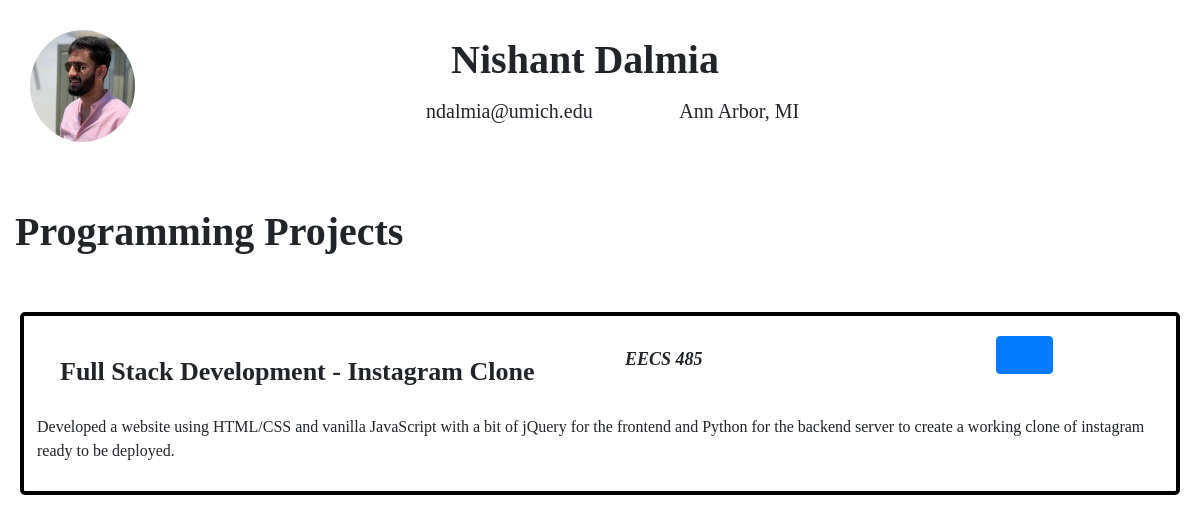
/projects/, run on the app's committed database.
### tables this page shows
CREATE TABLE pposts(
    ppostid INTEGER,
    title VARCHAR(40) NOT NULL,
    description VARCHAR(1000) NOT NULL,
    location VARCHAR(40) NOT NULL,
    link VARCHAR(200) NOT NULL,
    created DATETIME DEFAULT CURRENT_TIMESTAMP,
    PRIMARY KEY(ppostid)
);

### ndalmia/views/projects.py (the view)
@ndalmia.app.route('/projects/', methods=['GET', 'POST'])
def projects():
    connection = ndalmia.model.get_db()
    cur = connection.execute("SELECT * FROM pposts")
    pposts = cur.fetchall()
    admin_logged_in = 'admin' in request.cookies
    context = {'admin_logged_in': admin_logged_in,
               'name': "Nishant Dalmia",
               'email': "ndalmia@umich.edu",
               'location': "Ann Arbor, MI",
               'pposts': pposts}
    return render_template('projects.html', **context)

### ndalmia/model.py (called while the page is built)
def dict_factory(cursor, row):
    return {col[0]: row[idx] for idx, col in enumerate(cursor.description)}

def get_db():
    if 'sqlite_db' not in flask.g:
        db_filename = ndalmia.app.config['DATABASE_FILENAME']
        flask.g.sqlite_db = sqlite3.connect(str(db_filename))
        flask.g.sqlite_db.row_factory = dict_factory
        flask.g.sqlite_db.execute("PRAGMA foreign_keys = ON")
    return flask.g.sqlite_db

### ndalmia/templates/projects.html (shortened to what this page needs)
<!DOCTYPE html>
<html lang="en">
  <head>
    <link rel="stylesheet" href="/static/css/style.css">
    <link rel="stylesheet" href="https://stackpath.bootstrapcdn.com/bootstrap/4.3.1/css/bootstrap.min.css">
  </head>
  <body>
    <div class="row heading">
      <div class="col-md-4">
        <a href="/" > <img class="head_icon" src="/static/images/ndalmia_casual_icon.jpg" /> </a>
      </div>
      <div class="col-md-8">
        <div class="row">
          <div class="name"> {{name}} </div>
        </div>
        <div class="row">
          <div class="col-md-4">
            <div class="emailocation"> {{email}} </div>
          </div>
          <div class="col-md-4">
            <div class="emailocation"> {{location}} </div>
          </div>
        </div>
      </div>
    </div>
    <div class="row subheading"> Programming Projects </div>
    {% for ppost in pposts %}
    <div class="edupost">
        <div class="row">
          <div class="col-md-6">
              <div class="company"> {{ppost.title}} </div>
          </div>
          <div class="col-md-4">
              <div class="location">{{ppost.location}} </div>
          </div>
          <div class="col-md-2">
              <div class="btn btn-primary"> <a href={{ppost.link}}> Link </a> </div>
          </div>
        </div>
        <div class="row">
          <div class="description"> {{ppost.description}} </div>
        </div>
    </div>
    {% endfor %}
  </body>
</html>

### ndalmia/static/css/style.css (style rules this page uses)
.heading { border: 30px; padding: 30px; height: 60%; width: 100%; }
.head_icon { height: 100%; width: 30%; align-content: center; border-radius: 50% }
.name { width: 50%; height: 50px; align-content: center; text-align: center; font-family: "Times New Roman", Times, serif; font-weight: bold; font-size: 40px; }
.emailocation { font-family: "Times New Roman", Times, serif; font-size: 20px; padding: 16px; }
.subheading { border: 30px; padding: 30px; font-family: "Times New Roman", Times, serif; font-weight: bold; font-size: 40px; align-content: center; }
.company { padding: 16px; font-family: "Times New Roman", Times, serif; font-size: 26px; font-weight: bold; }
.location { padding: 10px; font-family: "Times New Roman", Times, serif; font-size: 18px; font-weight: bold; font-style: italic; }
.description { padding: 8px; font-family: "Times New Roman", Times, serif; font-size: 16px; }
.edupost { padding: 20px; border: 4px solid black; border-radius: 5px; margin: 20px; height: 40% width: 100% }

### data on the page
pposts: title "Full Stack Development - Instagram Clone", location "EECS 485", description "Developed a website using HTML/CSS and vanilla JavaScript with a bit of jQuery for the frontend and Python for the backend server to create a working clone of instagram ready to be deployed."

### other printed values
{{ name }} "Nishant Dalmia"
{{ email }} "ndalmia@umich.edu"
{{ location }} "Ann Arbor, MI"
